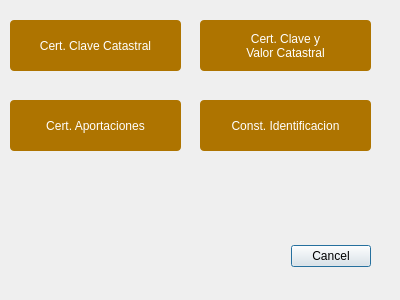
<?xml version="1.0" encoding="UTF-8"?>
<ui version="4.0">
 <class>GenerarDocumentosDialogBase</class>
 <widget class="QDialog" name="GenerarDocumentosDialogBase">
  <property name="geometry">
   <rect>
    <x>0</x>
    <y>0</y>
    <width>400</width>
    <height>300</height>
   </rect>
  </property>
  <property name="windowTitle">
   <string>Generar documentos</string>
  </property>
  <widget class="QDialogButtonBox" name="button_box">
   <property name="geometry">
    <rect>
     <x>30</x>
     <y>240</y>
     <width>341</width>
     <height>32</height>
    </rect>
   </property>
   <property name="orientation">
    <enum>Qt::Horizontal</enum>
   </property>
   <property name="standardButtons">
    <set>QDialogButtonBox::Cancel</set>
   </property>
  </widget>
  <widget class="QPushButton" name="btnCveCat">
   <property name="geometry">
    <rect>
     <x>10</x>
     <y>20</y>
     <width>171</width>
     <height>51</height>
    </rect>
   </property>
   <property name="styleSheet">
    <string notr="true">QPushButton{
background : rgb(174, 116, 0);
color : rgb(255, 255, 255);
border-radius : 4px;
}
QPushButton::hover{
background : rgb(104, 69, 13);
color : rgb(255, 255, 255);
border-radius : 4px;
}
QPushButton:disabled {
background: rgb(217, 217, 217)
}</string>
   </property>
   <property name="text">
    <string>Cert. Clave Catastral</string>
   </property>
   <property name="iconSize">
    <size>
     <width>106</width>
     <height>106</height>
    </size>
   </property>
  </widget>
  <widget class="QPushButton" name="btnCveYValor">
   <property name="geometry">
    <rect>
     <x>200</x>
     <y>20</y>
     <width>171</width>
     <height>51</height>
    </rect>
   </property>
   <property name="styleSheet">
    <string notr="true">QPushButton{
background : rgb(174, 116, 0);
color : rgb(255, 255, 255);
border-radius : 4px;
}
QPushButton::hover{
background : rgb(104, 69, 13);
color : rgb(255, 255, 255);
border-radius : 4px;
}
QPushButton:disabled {
background: rgb(217, 217, 217)
}</string>
   </property>
   <property name="text">
    <string>Cert. Clave y 
Valor Catastral</string>
   </property>
   <property name="iconSize">
    <size>
     <width>106</width>
     <height>106</height>
    </size>
   </property>
  </widget>
  <widget class="QPushButton" name="btnAportaciones">
   <property name="geometry">
    <rect>
     <x>10</x>
     <y>100</y>
     <width>171</width>
     <height>51</height>
    </rect>
   </property>
   <property name="styleSheet">
    <string notr="true">QPushButton{
background : rgb(174, 116, 0);
color : rgb(255, 255, 255);
border-radius : 4px;
}
QPushButton::hover{
background : rgb(104, 69, 13);
color : rgb(255, 255, 255);
border-radius : 4px;
}
QPushButton:disabled {
background: rgb(217, 217, 217)
}</string>
   </property>
   <property name="text">
    <string>Cert. Aportaciones</string>
   </property>
   <property name="iconSize">
    <size>
     <width>106</width>
     <height>106</height>
    </size>
   </property>
  </widget>
  <widget class="QPushButton" name="btnConstancia">
   <property name="geometry">
    <rect>
     <x>200</x>
     <y>100</y>
     <width>171</width>
     <height>51</height>
    </rect>
   </property>
   <property name="styleSheet">
    <string notr="true">QPushButton{
background : rgb(174, 116, 0);
color : rgb(255, 255, 255);
border-radius : 4px;
}
QPushButton::hover{
background : rgb(104, 69, 13);
color : rgb(255, 255, 255);
border-radius : 4px;
}
QPushButton:disabled {
background: rgb(217, 217, 217)
}</string>
   </property>
   <property name="text">
    <string>Const. Identificacion</string>
   </property>
   <property name="iconSize">
    <size>
     <width>106</width>
     <height>106</height>
    </size>
   </property>
  </widget>
 </widget>
 <resources/>
 <connections>
  <connection>
   <sender>button_box</sender>
   <signal>accepted()</signal>
   <receiver>GenerarDocumentosDialogBase</receiver>
   <slot>accept()</slot>
   <hints>
    <hint type="sourcelabel">
     <x>20</x>
     <y>20</y>
    </hint>
    <hint type="destinationlabel">
     <x>20</x>
     <y>20</y>
    </hint>
   </hints>
  </connection>
  <connection>
   <sender>button_box</sender>
   <signal>rejected()</signal>
   <receiver>GenerarDocumentosDialogBase</receiver>
   <slot>reject()</slot>
   <hints>
    <hint type="sourcelabel">
     <x>20</x>
     <y>20</y>
    </hint>
    <hint type="destinationlabel">
     <x>20</x>
     <y>20</y>
    </hint>
   </hints>
  </connection>
 </connections>
</ui>
